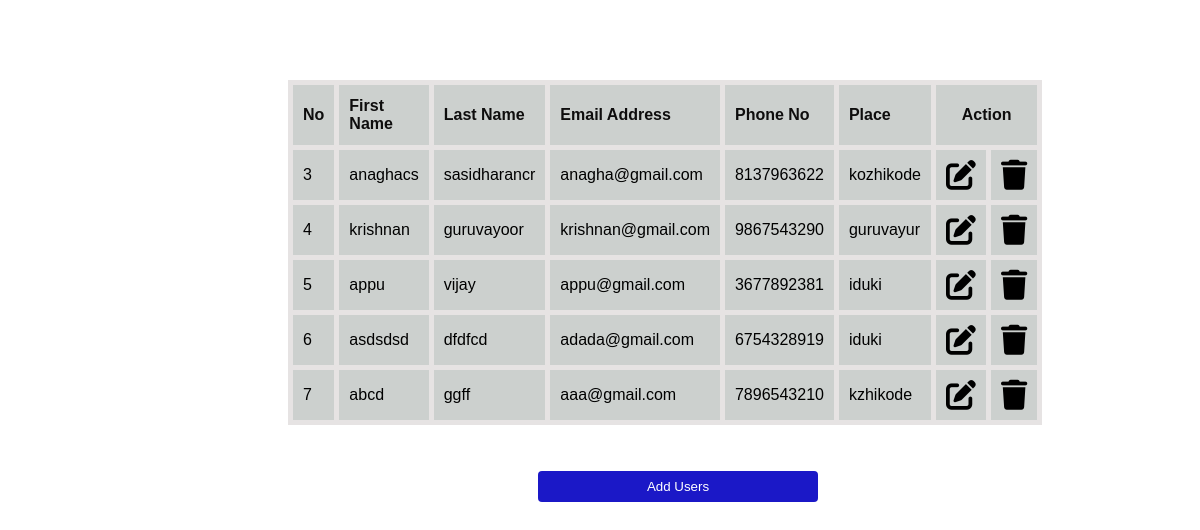
The app's page /, older data.
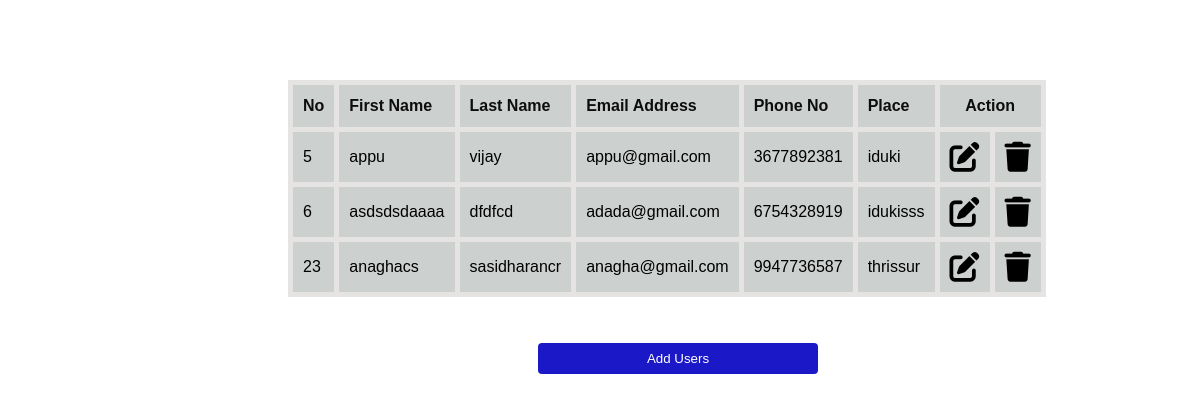
The same page, newer data.
### newapp/models.py (models this page shows)
class Users(models.Model):
    first_name=models.CharField(max_length=20)
    last_name=models.CharField(max_length=20)
    email_address=models.EmailField(max_length=50)
    phone_no=models.CharField(max_length=12)
    place=models.CharField(max_length=50)

### newapp/views.py (the view)
# urls.py: path('', views.index,name="index"),
def index(request):
    user=Users.objects.all()
    return render(request,'index.html',{'user':user})

### newapp/templates/index.html (shortened to what this page needs)
<!DOCTYPE html>
<html lang="en">
<head>
</head>
{% load static %}
<link rel="stylesheet" href="{% static 'style.css' %}">
<link rel="stylesheet" href="https://cdnjs.cloudflare.com/ajax/libs/font-awesome/6.0.0/css/all.min.css"><body>
    <div class="container">
        <table id="customers" border="1">
            <thead>
                <th>No</th>
                <th> First Name</th>
                <th> Last Name</th>
                <th>Email Address</th>
                <th>Phone No</th>
                <th>Place</th>
                <th colspan="2" id="mid">Action</th>
            </thead>
            {% for i in user %}
            <tr>
                <td>{{i.id}}</td>
                <td>{{i.first_name}}</td>
                <td>{{i.last_name}}</td>
                <td>{{i.email_address}}</td>
                <td>{{i.phone_no}}</td>
                <td>{{i.place}}</td>
                <td>
                    <a href="update/{{i.id}}"><i class="fas fa-edit"></i></a>
                </td>
                <td>
                    <a href="delete/{{i.id}}"><i class="fa-solid fa-trash"></i></a>
                </td>
            </tr>
            {% endfor %}
        </table>
        <br><br>
        <a href="{% url 'add' %}"><button id="new3">Add Users</button></a><br><br>
    </div>
</body>
</html>

### newapp/static/style.css (style rules this page uses)
.container { margin: 80px 180px 60px 180px; padding: 0px 100px 100px 100px; }
#customers { margin-top: 50px; background-color: #ccd0ce; font-family: Arial, Helvetica, sans-serif; border-collapse: collapse; width: 100%; }
#customers td, #customers th { border: 5px solid rgb(230, 227, 227); padding: 10px 10px 10px 10px; }
#customers th { padding-top: 12px; padding-bottom: 12px; text-align: left; background-color: #ccd0ce; color: rgb(14, 13, 13); }
#customers #mid { text-align: center; }
.container #new3 { padding: 8px; background-color: rgb(27, 24, 199); color: white; border-radius: 4px; border: none; width: 280px; margin: 10px 250px; }
.fa-solid, .fas { font-family: "Font Awesome 6 Free"; font-weight: 80px; color: black; font-size: 30px; }

Row changes from the older to the newer data that the page shows:
removed Users: id "3", first_name "anaghacs", last_name "sasidharancr", email_address "anagha@gmail.com", phone_no "8137963622", place "kozhikode"
removed Users: id "4", first_name "krishnan", last_name "guruvayoor", email_address "krishnan@gmail.com", phone_no "9867543290", place "guruvayur"
removed Users: id "7", first_name "abcd", last_name "ggff", email_address "aaa@gmail.com", phone_no "7896543210", place "kzhikode"
changed Users "dfdfcd": first_name "asdsdsd" → "asdsdsdaaaa"; place "iduki" → "idukisss"
added Users: id "23", first_name "anaghacs", last_name "sasidharancr", email_address "anagha@gmail.com", phone_no "9947736587", place "thrissur"
